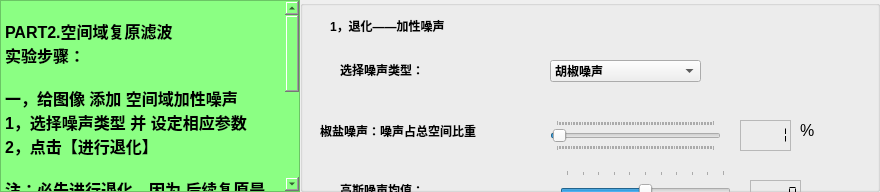
          <widget class="QWidget" name="P2_page">
           <property name="font">
            <font>
             <family>Arial</family>
             <pointsize>10</pointsize>
             <weight>75</weight>
             <bold>true</bold>
            </font>
           </property>
           <attribute name="title">
            <string>Part 2. 空间域复原滤波</string>
           </attribute>
           <layout class="QHBoxLayout" name="horizontalLayout_4">
            <property name="spacing">
             <number>0</number>
            </property>
            <property name="leftMargin">
             <number>0</number>
            </property>
            <property name="topMargin">
             <number>0</number>
            </property>
            <property name="rightMargin">
             <number>0</number>
            </property>
            <property name="bottomMargin">
             <number>0</number>
            </property>
            <item>
             <widget class="QTextBrowser" name="textBrowser">
              <property name="minimumSize">
               <size>
                <width>300</width>
                <height>0</height>
               </size>
              </property>
              <property name="maximumSize">
               <size>
                <width>300</width>
                <height>16777215</height>
               </size>
              </property>
              <property name="styleSheet">
               <string notr="true">color: rgb(0, 0, 0);
background-color: rgb(139, 255, 131);</string>
              </property>
              <property name="html">
               <string>&lt;!DOCTYPE HTML PUBLIC &quot;-//W3C//DTD HTML 4.0//EN&quot; &quot;http://www.w3.org/TR/REC-html40/strict.dtd&quot;&gt;
&lt;html&gt;&lt;head&gt;&lt;meta name=&quot;qrichtext&quot; content=&quot;1&quot; /&gt;&lt;style type=&quot;text/css&quot;&gt;
p, li { white-space: pre-wrap; }
&lt;/style&gt;&lt;/head&gt;&lt;body style=&quot; font-family:'Arial'; font-size:10pt; font-weight:600; font-style:normal;&quot;&gt;
&lt;p style=&quot;-qt-paragraph-type:empty; margin-top:0px; margin-bottom:0px; margin-left:0px; margin-right:0px; -qt-block-indent:0; text-indent:0px; font-family:'SimSun'; font-size:9pt; font-weight:400;&quot;&gt;&lt;br /&gt;&lt;/p&gt;
&lt;p style=&quot; margin-top:0px; margin-bottom:0px; margin-left:0px; margin-right:0px; -qt-block-indent:0; text-indent:0px;&quot;&gt;&lt;span style=&quot; font-family:'SimSun'; font-size:12pt;&quot;&gt;PART2.空间域复原滤波&lt;/span&gt;&lt;/p&gt;
&lt;p style=&quot; margin-top:0px; margin-bottom:0px; margin-left:0px; margin-right:0px; -qt-block-indent:0; text-indent:0px;&quot;&gt;&lt;span style=&quot; font-family:'SimSun'; font-size:12pt;&quot;&gt;实验步骤：&lt;/span&gt;&lt;/p&gt;
&lt;p style=&quot;-qt-paragraph-type:empty; margin-top:0px; margin-bottom:0px; margin-left:0px; margin-right:0px; -qt-block-indent:0; text-indent:0px; font-family:'SimSun'; font-size:12pt;&quot;&gt;&lt;br /&gt;&lt;/p&gt;
&lt;p style=&quot; margin-top:0px; margin-bottom:0px; margin-left:0px; margin-right:0px; -qt-block-indent:0; text-indent:0px;&quot;&gt;&lt;span style=&quot; font-family:'SimSun'; font-size:12pt;&quot;&gt;一，给图像 添加 空间域加性噪声&lt;/span&gt;&lt;/p&gt;
&lt;p style=&quot; margin-top:0px; margin-bottom:0px; margin-left:0px; margin-right:0px; -qt-block-indent:0; text-indent:0px;&quot;&gt;&lt;span style=&quot; font-family:'SimSun'; font-size:12pt;&quot;&gt;1，选择噪声类型 并 设定相应参数&lt;/span&gt;&lt;/p&gt;
&lt;p style=&quot; margin-top:0px; margin-bottom:0px; margin-left:0px; margin-right:0px; -qt-block-indent:0; text-indent:0px;&quot;&gt;&lt;span style=&quot; font-family:'SimSun'; font-size:12pt;&quot;&gt;2，点击【进行退化】&lt;/span&gt;&lt;/p&gt;
&lt;p style=&quot;-qt-paragraph-type:empty; margin-top:0px; margin-bottom:0px; margin-left:0px; margin-right:0px; -qt-block-indent:0; text-indent:0px; font-family:'SimSun'; font-size:12pt;&quot;&gt;&lt;br /&gt;&lt;/p&gt;
&lt;p style=&quot; margin-top:0px; margin-bottom:0px; margin-left:0px; margin-right:0px; -qt-block-indent:0; text-indent:0px;&quot;&gt;&lt;span style=&quot; font-family:'SimSun'; font-size:12pt;&quot;&gt;注：必先进行退化，因为 后续复原是以退化结果为原材料的。&lt;/span&gt;&lt;/p&gt;
&lt;p style=&quot;-qt-paragraph-type:empty; margin-top:0px; margin-bottom:0px; margin-left:0px; margin-right:0px; -qt-block-indent:0; text-indent:0px; font-family:'SimSun'; font-size:12pt;&quot;&gt;&lt;br /&gt;&lt;/p&gt;
&lt;p style=&quot; margin-top:0px; margin-bottom:0px; margin-left:0px; margin-right:0px; -qt-block-indent:0; text-indent:0px;&quot;&gt;&lt;span style=&quot; font-family:'SimSun'; font-size:12pt;&quot;&gt;二，空间域复原方法&lt;/span&gt;&lt;/p&gt;
&lt;p style=&quot;-qt-paragraph-type:empty; margin-top:0px; margin-bottom:0px; margin-left:0px; margin-right:0px; -qt-block-indent:0; text-indent:0px; font-family:'SimSun'; font-size:12pt;&quot;&gt;&lt;br /&gt;&lt;/p&gt;
&lt;p style=&quot; margin-top:0px; margin-bottom:0px; margin-left:0px; margin-right:0px; -qt-block-indent:0; text-indent:0px;&quot;&gt;&lt;span style=&quot; font-family:'SimSun'; font-size:12pt;&quot;&gt;1，选择空间与滤波类型：均值，谐波，逆谐波，统计排序，自适应（存在一定运算问题，时间可能会很长）&lt;/span&gt;&lt;/p&gt;
&lt;p style=&quot;-qt-paragraph-type:empty; margin-top:0px; margin-bottom:0px; margin-left:0px; margin-right:0px; -qt-block-indent:0; text-indent:0px; font-family:'SimSun'; font-size:9pt; font-weight:400;&quot;&gt;&lt;br /&gt;&lt;/p&gt;
&lt;p style=&quot; margin-top:0px; margin-bottom:0px; margin-left:0px; margin-right:0px; -qt-block-indent:0; text-indent:0px;&quot;&gt;&lt;span style=&quot; font-family:'SimSun'; font-size:12pt;&quot;&gt;2，点击【进行复原】&lt;/span&gt;&lt;/p&gt;&lt;/body&gt;&lt;/html&gt;</string>
              </property>
             </widget>
            </item>
            <item>
             <widget class="QGroupBox" name="groupBox">
              <property name="minimumSize">
               <size>
                <width>580</width>
                <height>0</height>
               </size>
              </property>
              <property name="maximumSize">
               <size>
                <width>630</width>
                <height>16777215</height>
               </size>
              </property>
              <property name="font">
               <font>
                <family>Arial</family>
                <pointsize>12</pointsize>
                <weight>75</weight>
                <bold>true</bold>
               </font>
              </property>
              <property name="autoFillBackground">
               <bool>true</bool>
              </property>
              <property name="styleSheet">
               <string notr="true">

QToolButton
                     {text-align : center;
                     background-color : rgb(0, 255, 255);
                     font: bold;
                     border-color: blue;
                     border-width: 2px;
                     border-radius: 10px;
                     padding: 6px;
                     height : 14px;
                     border-style: outset;
                     font : 14px;}
                     QToolButton:hover
                     {text-align : center;
                     color : red;
                     font: bold;
                     border-color: gray;
                     border-width: 2px;
                     border-radius: 10px;
                     padding: 6px;
                     height : 14px;
                     border-style: outset;
                     font : 14px;}

</string>
              </property>
              <property name="title">
               <string/>
              </property>
              <widget class="QToolButton" name="Bt_p2_fuyuan">
               <property name="enabled">
                <bool>true</bool>
               </property>
               <property name="geometry">
                <rect>
                 <x>40</x>
                 <y>470</y>
                 <width>151</width>
                 <height>41</height>
                </rect>
               </property>
               <property name="sizePolicy">
                <sizepolicy hsizetype="Preferred" vsizetype="Preferred">
                 <horstretch>0</horstretch>
                 <verstretch>0</verstretch>
                </sizepolicy>
               </property>
               <property name="minimumSize">
                <size>
                 <width>81</width>
                 <height>21</height>
                </size>
               </property>
               <property name="styleSheet">
                <string notr="true">

QToolButton
                     {text-align : center;
                     background-color : rgb(0, 255, 255);
                     font: bold;
                     border-color: blue;
                     border-width: 2px;
                     border-radius: 10px;
                     padding: 6px;
                     height : 14px;
                     border-style: outset;
                     font : 14px;}
                     QToolButton:hover
                     {text-align : center;
                     color : red;
                     font: bold;
                     border-color: gray;
                     border-width: 2px;
                     border-radius: 10px;
                     padding: 6px;
                     height : 14px;
                     border-style: outset;
                     font : 14px;}

</string>
               </property>
               <property name="text">
                <string>进行复原</string>
               </property>
               <property name="toolButtonStyle">
                <enum>Qt::ToolButtonTextOnly</enum>
               </property>
               <property name="autoRaise">
                <bool>false</bool>
               </property>
              </widget>
              <widget class="QComboBox" name="CB_p2_sel_filter">
               <property name="geometry">
                <rect>
                 <x>250</x>
                 <y>380</y>
                 <width>151</width>
                 <height>22</height>
                </rect>
               </property>
               <property name="font">
                <font>
                 <family>Arial</family>
                 <weight>75</weight>
                 <bold>true</bold>
                </font>
               </property>
               <property name="editable">
                <bool>false</bool>
               </property>
               <property name="insertPolicy">
                <enum>QComboBox::InsertAtBottom</enum>
               </property>
               <item>
                <property name="text">
                 <string>均值滤波</string>
                </property>
               </item>
               <item>
                <property name="text">
                 <string>谐波滤波</string>
                </property>
               </item>
               <item>
                <property name="text">
                 <string>逆谐波滤波</string>
                </property>
               </item>
               <item>
                <property name="text">
                 <string>统计排序滤波</string>
                </property>
               </item>
               <item>
                <property name="text">
                 <string>自适应滤波</string>
                </property>
               </item>
              </widget>
              <widget class="QLabel" name="LB_24">
               <property name="geometry">
                <rect>
                 <x>50</x>
                 <y>380</y>
                 <width>131</width>
                 <height>20</height>
                </rect>
               </property>
               <property name="sizePolicy">
                <sizepolicy hsizetype="Preferred" vsizetype="Preferred">
                 <horstretch>0</horstretch>
                 <verstretch>0</verstretch>
                </sizepolicy>
               </property>
               <property name="minimumSize">
                <size>
                 <width>45</width>
                 <height>16</height>
                </size>
               </property>
               <property name="font">
                <font>
                 <family>Arial</family>
                 <pointsize>10</pointsize>
                 <weight>75</weight>
                 <bold>true</bold>
                </font>
               </property>
               <property name="text">
                <string>选择滤波类型：</string>
               </property>
              </widget>
              <widget class="QLabel" name="label_9">
               <property name="geometry">
                <rect>
                 <x>30</x>
                 <y>10</y>
                 <width>181</width>
                 <height>31</height>
                </rect>
               </property>
               <property name="font">
                <font>
                 <family>Arial</family>
                 <weight>75</weight>
                 <bold>true</bold>
                </font>
               </property>
               <property name="text">
                <string>1，退化——加性噪声</string>
               </property>
              </widget>
              <widget class="QLCDNumber" name="LC_p2_percentage">
               <property name="geometry">
                <rect>
                 <x>440</x>
                 <y>120</y>
                 <width>51</width>
                 <height>31</height>
                </rect>
               </property>
               <property name="font">
                <font>
                 <pointsize>20</pointsize>
                 <weight>75</weight>
                 <bold>true</bold>
                </font>
               </property>
               <property name="styleSheet">
                <string notr="true">color: rgb(0, 0, 0);</string>
               </property>
               <property name="frameShape">
                <enum>QFrame::StyledPanel</enum>
               </property>
               <property name="lineWidth">
                <number>5</number>
               </property>
               <property name="midLineWidth">
                <number>5</number>
               </property>
               <property name="mode">
                <enum>QLCDNumber::Dec</enum>
               </property>
               <property name="segmentStyle">
                <enum>QLCDNumber::Flat</enum>
               </property>
               <property name="intValue" stdset="0">
                <number>1</number>
               </property>
              </widget>
              <widget class="QSlider" name="SL_p2_percentage">
               <property name="geometry">
                <rect>
                 <x>250</x>
                 <y>120</y>
                 <width>171</width>
                 <height>31</height>
                </rect>
               </property>
               <property name="sizePolicy">
                <sizepolicy hsizetype="Preferred" vsizetype="Preferred">
                 <horstretch>0</horstretch>
                 <verstretch>0</verstretch>
                </sizepolicy>
               </property>
               <property name="cursor">
                <cursorShape>UpArrowCursor</cursorShape>
               </property>
               <property name="minimum">
                <number>0</number>
               </property>
               <property name="maximum">
                <number>100</number>
               </property>
               <property name="pageStep">
                <number>1</number>
               </property>
               <property name="value">
                <number>1</number>
               </property>
               <property name="sliderPosition">
                <number>1</number>
               </property>
               <property name="orientation">
                <enum>Qt::Horizontal</enum>
               </property>
               <property name="tickPosition">
                <enum>QSlider::TicksBothSides</enum>
               </property>
               <property name="tickInterval">
                <number>1</number>
               </property>
              </widget>
              <widget class="QComboBox" name="CB_p2_sel_noise">
               <property name="geometry">
                <rect>
                 <x>250</x>
                 <y>60</y>
                 <width>151</width>
                 <height>22</height>
                </rect>
               </property>
               <property name="font">
                <font>
                 <family>Arial</family>
                 <weight>75</weight>
                 <bold>true</bold>
                </font>
               </property>
               <property name="editable">
                <bool>false</bool>
               </property>
               <property name="insertPolicy">
                <enum>QComboBox::InsertAtBottom</enum>
               </property>
               <item>
                <property name="text">
                 <string>胡椒噪声</string>
                </property>
               </item>
               <item>
                <property name="text">
                 <string>盐噪声</string>
                </property>
               </item>
               <item>
                <property name="text">
                 <string>椒盐噪声</string>
                </property>
               </item>
               <item>
                <property name="text">
                 <string>高斯噪声</string>
                </property>
               </item>
              </widget>
              <widget class="QLabel" name="LB_29">
               <property name="geometry">
                <rect>
                 <x>20</x>
                 <y>120</y>
                 <width>211</width>
                 <height>21</height>
                </rect>
               </property>
               <property name="sizePolicy">
                <sizepolicy hsizetype="Preferred" vsizetype="Preferred">
                 <horstretch>0</horstretch>
                 <verstretch>0</verstretch>
                </sizepolicy>
               </property>
               <property name="minimumSize">
                <size>
                 <width>45</width>
                 <height>16</height>
                </size>
               </property>
               <property name="font">
                <font>
                 <family>Arial</family>
                 <weight>75</weight>
                 <bold>true</bold>
                </font>
               </property>
               <property name="text">
                <string>椒盐噪声：噪声占总空间比重</string>
               </property>
              </widget>
              <widget class="QLabel" name="LB_30">
               <property name="geometry">
                <rect>
                 <x>40</x>
                 <y>180</y>
                 <width>111</width>
                 <height>20</height>
                </rect>
               </property>
               <property name="sizePolicy">
                <sizepolicy hsizetype="Preferred" vsizetype="Preferred">
                 <horstretch>0</horstretch>
                 <verstretch>0</verstretch>
                </sizepolicy>
               </property>
               <property name="minimumSize">
                <size>
                 <width>45</width>
                 <height>16</height>
                </size>
               </property>
               <property name="font">
                <font>
                 <family>Arial</family>
                 <weight>75</weight>
                 <bold>true</bold>
                </font>
               </property>
               <property name="text">
                <string>高斯噪声均值：</string>
               </property>
              </widget>
              <widget class="QSlider" name="SL_p2_mean">
               <property name="geometry">
                <rect>
                 <x>260</x>
                 <y>170</y>
                 <width>171</width>
                 <height>41</height>
                </rect>
               </property>
               <property name="sizePolicy">
                <sizepolicy hsizetype="Preferred" vsizetype="Preferred">
                 <horstretch>0</horstretch>
                 <verstretch>0</verstretch>
                </sizepolicy>
               </property>
               <property name="cursor">
                <cursorShape>UpArrowCursor</cursorShape>
               </property>
               <property name="minimum">
                <number>-50</number>
               </property>
               <property name="maximum">
                <number>50</number>
               </property>
               <property name="singleStep">
                <number>1</number>
               </property>
               <property name="pageStep">
                <number>1</number>
               </property>
               <property name="value">
                <number>0</number>
               </property>
               <property name="sliderPosition">
                <number>0</number>
               </property>
               <property name="orientation">
                <enum>Qt::Horizontal</enum>
               </property>
               <property name="tickPosition">
                <enum>QSlider::TicksBothSides</enum>
               </property>
               <property name="tickInterval">
                <number>10</number>
               </property>
              </widget>
              <widget class="QLCDNumber" name="LC_p2_mean">
               <property name="geometry">
                <rect>
                 <x>450</x>
                 <y>180</y>
                 <width>51</width>
                 <height>31</height>
                </rect>
               </property>
               <property name="font">
                <font>
                 <pointsize>20</pointsize>
                 <weight>75</weight>
                 <bold>true</bold>
                </font>
               </property>
               <property name="styleSheet">
                <string notr="true">color: rgb(0, 0, 0);</string>
               </property>
               <property name="frameShape">
                <enum>QFrame::StyledPanel</enum>
               </property>
               <property name="lineWidth">
                <number>5</number>
               </property>
               <property name="midLineWidth">
                <number>5</number>
               </property>
               <property name="mode">
                <enum>QLCDNumber::Dec</enum>
               </property>
               <property name="segmentStyle">
                <enum>QLCDNumber::Flat</enum>
               </property>
               <property name="value" stdset="0">
                <double>0.000000000000000</double>
               </property>
               <property name="intValue" stdset="0">
                <number>0</number>
               </property>
              </widget>
              <widget class="QLabel" name="LB_31">
               <property name="geometry">
                <rect>
                 <x>500</x>
                 <y>110</y>
                 <width>45</width>
                 <height>41</height>
                </rect>
               </property>
               <property name="sizePolicy">
                <sizepolicy hsizetype="Preferred" vsizetype="Preferred">
                 <horstretch>0</horstretch>
                 <verstretch>0</verstretch>
                </sizepolicy>
               </property>
               <property name="minimumSize">
                <size>
                 <width>45</width>
                 <height>16</height>
                </size>
               </property>
               <property name="font">
                <font>
                 <pointsize>12</pointsize>
                </font>
               </property>
               <property name="styleSheet">
                <string notr="true"> border:0px solid #1B89CA;  \n    border-radius:5px;   </string>
               </property>
               <property name="text">
                <string>%</string>
               </property>
              </widget>
              <widget class="QLabel" name="label_11">
               <property name="geometry">
                <rect>
                 <x>30</x>
                 <y>320</y>
                 <width>391</width>
                 <height>31</height>
                </rect>
               </property>
               <property name="font">
                <font>
                 <family>Arial</family>
                 <weight>75</weight>
                 <bold>true</bold>
                </font>
               </property>
               <property name="text">
                <string>2，复原——空间滤波：将对以上的退化图像进行滤波</string>
               </property>
              </widget>
              <widget class="QLabel" name="LB_33">
               <property name="geometry">
                <rect>
                 <x>40</x>
                 <y>60</y>
                 <width>131</width>
                 <height>20</height>
                </rect>
               </property>
               <property name="sizePolicy">
                <sizepolicy hsizetype="Preferred" vsizetype="Preferred">
                 <horstretch>0</horstretch>
                 <verstretch>0</verstretch>
                </sizepolicy>
               </property>
               <property name="minimumSize">
                <size>
                 <width>45</width>
                 <height>16</height>
                </size>
               </property>
               <property name="font">
                <font>
                 <family>Arial</family>
                 <weight>75</weight>
                 <bold>true</bold>
                </font>
               </property>
               <property name="text">
                <string>选择噪声类型：</string>
               </property>
              </widget>
              <widget class="QToolButton" name="Bt_p2_tuihua">
               <property name="enabled">
                <bool>true</bool>
               </property>
               <property name="geometry">
                <rect>
                 <x>40</x>
                 <y>240</y>
                 <width>151</width>
                 <height>41</height>
                </rect>
               </property>
               <property name="sizePolicy">
                <sizepolicy hsizetype="Preferred" vsizetype="Preferred">
                 <horstretch>0</horstretch>
                 <verstretch>0</verstretch>
                </sizepolicy>
               </property>
               <property name="minimumSize">
                <size>
                 <width>81</width>
                 <height>21</height>
                </size>
               </property>
               <property name="styleSheet">
                <string notr="true">

QToolButton
                     {text-align : center;
                     background-color : rgb(0, 255, 255);
                     font: bold;
                     border-color: blue;
                     border-width: 2px;
                     border-radius: 10px;
                     padding: 6px;
                     height : 14px;
                     border-style: outset;
                     font : 14px;}
                     QToolButton:hover
                     {text-align : center;
                     color : red;
                     font: bold;
                     border-color: gray;
                     border-width: 2px;
                     border-radius: 10px;
                     padding: 6px;
                     height : 14px;
                     border-style: outset;
                     font : 14px;}

</string>
               </property>
               <property name="text">
                <string>进行退化</string>
               </property>
               <property name="toolButtonStyle">
                <enum>Qt::ToolButtonTextOnly</enum>
               </property>
               <property name="autoRaise">
                <bool>false</bool>
               </property>
              </widget>
             </widget>
            </item>
           </layout>
          </widget>
